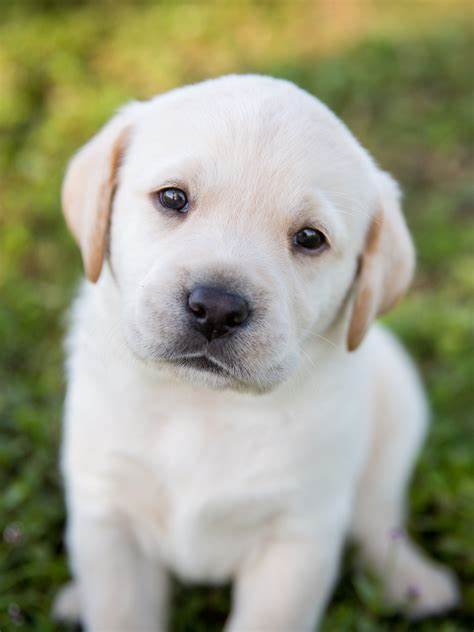
#> input picture test.jpg, 474 x 632 px
$ jupyter execute --allow-errors test2.ipynb
#> lines starting #> are read from the running program, lines starting #| are printed output that depends on the picture
[cell 1]
import cv2
import numpy as np
import matplotlib.pyplot as plt

[cell 2]
image = cv2.imread('test.jpg')
#> image is the input picture: shape (632, 474, 3); mean B, G, R 133.3, 157.9, 156.9
image = cv2.cvtColor(image, cv2.COLOR_BGR2RGB)

[cell 3]
# Normalize the image
image = image/255.0

[cell 4]
reduce_factor = 0.5

[cell 5]
image = cv2.resize(image, (0,0), fx=reduce_factor, fy=reduce_factor)
#> image: shape (316, 237, 3) float64

[cell 6]
plt.imshow(image)

[cell 7]
#print(image)

[cell 8]
def conv(image, kernel):
    new_image = np.zeros((image.shape[0] - 2, image.shape[1] - 2))
    for i in range(image.shape[0] - 2):
        for j in range(image.shape[1] - 2):
            # for k in range(3):
            #     new_image[i, j, k] = np.sum(image[i:i+3, j:j+3, k] * kernel)
            new_image[i, j] = np.sum(image[i:i+3, j:j+3] * kernel)
    return new_image

[cell 9]
edge_detection_kernel = np.array([[-1, -1, -1], [-1, 8, -1], [-1, -1, -1]])
sharp_kernel = np.array([[0, -1, 0], [-1, 5, -1], [0, -1, 0]])
blur_kernel = np.array([[1, 1, 1], [1, 1, 1], [1, 1, 1]])/9.0
left_sobel_kernel = np.array([[1, 0, -1], [2, 0, -2], [1, 0, -1]])
right_sobel_kernel = np.array([[-1, 0, 1], [-2, 0, 2], [-1, 0, 1]])
top_sobel_kernel = np.array([[1, 2, 1], [0, 0, 0], [-1, -2, -1]])
bottom_sobel_kernel = np.array([[-1, -2, -1], [0, 0, 0], [1, 2, 1]])

kernels = [edge_detection_kernel, sharp_kernel, blur_kernel, left_sobel_kernel, right_sobel_kernel, top_sobel_kernel, bottom_sobel_kernel]
kernel_names = ['edge_detection_kernel', 'sharp_kernel', 'blur_kernel', 'left_sobel_kernel', 'right_sobel_kernel', 'top_sobel_kernel', 'bottom_sobel_kernel']

[cell 10]
for i in range(len(kernels)):
    new_image = conv(image, kernels[i])
    plt.figure()
    plt.imshow(new_image)
    plt.title(kernel_names[i])
#> this loop made 7 passes
#> pass 1, `new_image = conv(image, kernels[i])`:
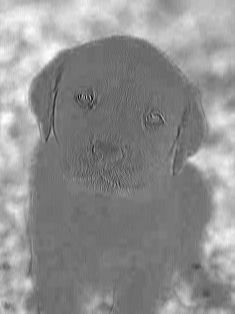
#> new_image: shape (314, 235) float64; min -3.86, max 4.6, mean 0.888; drawn with min black and max white
#> pass 2, `new_image = conv(image, kernels[i])`:
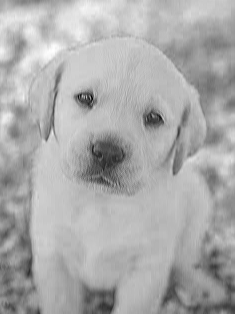
#> new_image: shape (314, 235) float64; min -0.934, max 3.67, mean 2.16; drawn with min black and max white
#> pass 3, `new_image = conv(image, kernels[i])`:
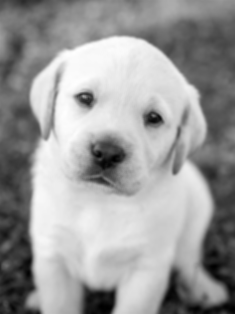
#> new_image: shape (314, 235) float64; min 0.0306, max 2.88, mean 1.77; drawn with min black and max white
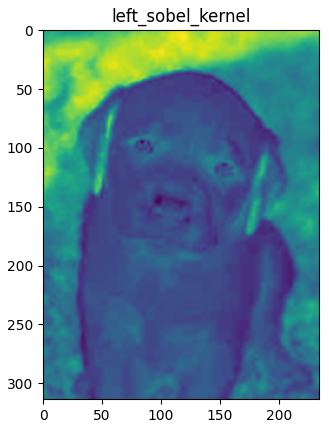
#> figure drawn by matplotlib, 1 panel
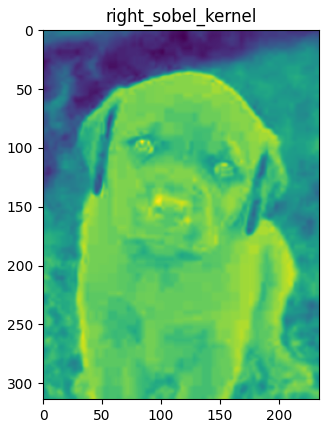
#> figure drawn by matplotlib, 1 panel
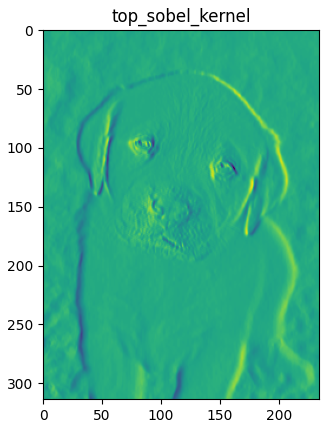
#> figure drawn by matplotlib, 1 panel
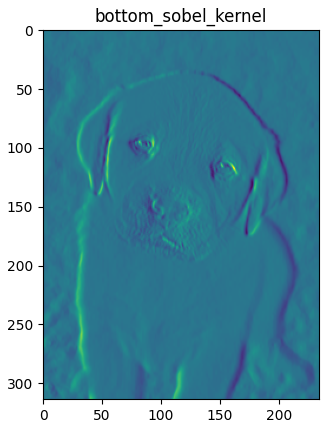
#> figure drawn by matplotlib, 1 panel

#> (a cell that did not finish here is left out)

[cell 12]
print(new_image)
#> (printed output is left out)

[cell 13]
plt.imshow(new_image, cmap='gray')
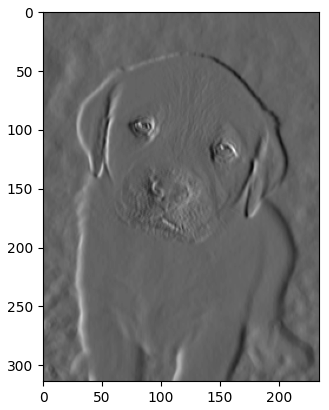
#> figure drawn by matplotlib, 1 panel

[cell 14]
#Normalize the image
new_image = new_image/10.0
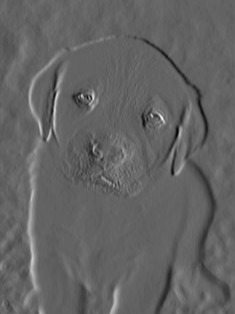
#> new_image: shape (314, 235) float64; min -0.429, max 0.666, mean -0.000239; drawn with min black and max white
